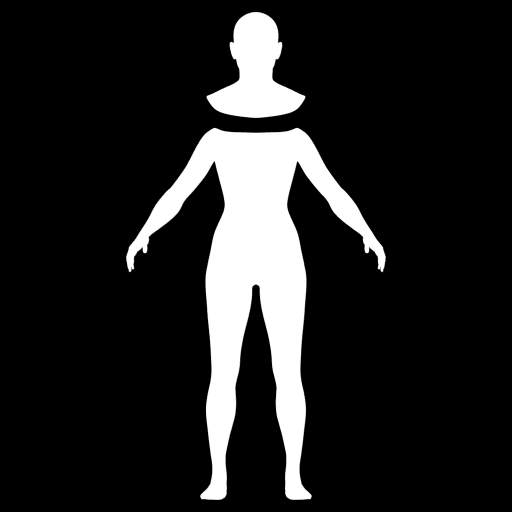
#> input picture mastersmith/metahuman/templates/template_back.png, 1024 x 1024 px (shown at 1/2 size); its folder holds only this picture in this run
$ python -i assembly.py   (imports and definitions only)
#> lines starting #> are read from the running program, lines starting #| are printed output that depends on the picture; after the words box and inside, x2 and y2 are one past the last pixel; in counts of white or black regions, pixels touching at a corner belong together
### mastersmith/config.py
"""Environment, paths and model routing. The one key, FAL_KEY, comes from <repo>/.env. Read by the ms tools
(mastersmith/ms.py) and the stage modules they use."""
import os
from pathlib import Path

ROOT = Path(__file__).resolve().parent.parent
SKILLS_DIR = ROOT / "mastersmith" / "skills"


def load_env(path=None):
    """KEY=VALUE lines into os.environ; variables already set win. Never prints values."""
    path = Path(path or ROOT / ".env")
    if not path.exists():
        return
    for line in path.read_text(encoding="utf-8").splitlines():
        line = line.strip()
        if not line or line.startswith("#") or "=" not in line:
            continue
        k, v = line.split("=", 1)
        os.environ.setdefault(k.strip(), v.strip().strip('"').strip("'"))


load_env()

# Jobs live under out/<Name>/ (MASTERSMITH_DATA moves that root).
DATA_DIR = Path(os.environ.get("MASTERSMITH_DATA") or ROOT).resolve()
OUT_DIR = DATA_DIR / "out"

BLENDER_BIN = os.environ.get("BLENDER_BIN", r"C:\Program Files\Blender Foundation\Blender 5.2\blender.exe")
# Every Blender run: headless, and never the scripts a .blend carries (-Y), whatever the user's "Auto Run Python
# Scripts" preference says - customers hand us .blend files. --factory-startup: none of the user's add-ons either (the
# BlenderMCP add-on loaded in every headless run and printed "cannot start server in background mode", which agents
# read as an error, 2026-09-29/30); the glTF and FBX add-ons are on in factory settings and the scripts pick CPU Cycles.
# --python-exit-code: a script that raises makes Blender exit 1, so `_blender` raises instead of the command reading the
# previous run's files as a result (segment_apply failed on a GLB named .fbx and the stale segments.json was printed as
# fresh, 2026-10-04)
BLENDER_FLAGS = ["-b", "--factory-startup", "-Y", "--python-exit-code", "1"]

# --- the few model calls the helpers still make (the three-quarter picture check, the old planner/review paths).
# Who answers them: a coding agent on this PC on the owner's own subscription, "claude-code" (`claude -p`) or "codex"
# (`codex exec`). $0 a call.
LLM_BACKEND = os.environ.get("MASTERSMITH_LLM", "claude-code").strip().lower()
CLAUDE_CODE_MODEL = os.environ.get("MASTERSMITH_CLAUDE_MODEL", "")          # forces one alias for every call
CLAUDE_CODE_DEFAULT = os.environ.get("MASTERSMITH_CLAUDE_DEFAULT", "sonnet")  # when a call names no model
CODEX_MODEL = os.environ.get("MASTERSMITH_CODEX_MODEL", "")                 # empty = Codex's own default
# No spending at all: every paid fal call is refused before it is made and pictures and meshes run on this PC
# (local/ ids).
NO_SPEND = os.environ.get("MASTERSMITH_NO_SPEND", "0") == "1"
# ...except pictures: with this on, the fal picture models (Nano Banana) still run under no-spend. They keep a design
# far better than the local FLUX.2 klein, and a build draws few (owner, 2026-09-27: "we should use nano banana").
PAID_PICTURES = os.environ.get("MASTERSMITH_PAID_PICTURES", "0") == "1"
# The assembled body's seed picture: "three_quarter" (drawn by the picture model from the approved side view, the
# mesher gets depth) or "side" (the approved side picture with the code parts erased: exact, but no depth). Empty =
# three_quarter when the picture model is not the local one.
BODY_SEED_VIEW = os.environ.get("MASTERSMITH_BODY_SEED_VIEW", "").strip().lower()
# Every part of an assembly from the mesher, none modelled in Blender code (owner, 2026-09-28: "I don't want to
# sculpt any parts with Blender, try fully sculpting with TRELLIS"). "0" brings the code parts back.
ALL_VENDOR = os.environ.get("MASTERSMITH_ALL_VENDOR", "1") == "1"
# the models for those calls, as Claude Code aliases (opus / sonnet / haiku; Codex ignores them). Empty = the default
# alias above. There is no director since 2026-09-28: the coding agent in the repo root is the director.
LLM_MODEL = os.environ.get("MASTERSMITH_LLM_MODEL", "")
VISION_MODEL = os.environ.get("MASTERSMITH_VISION_MODEL", "")
# the old planner / part-code paths (docs/ASSEMBLY.md)
BUILDER_MODEL = os.environ.get("MASTERSMITH_BUILDER_MODEL", "opus")
BUILDER_MODEL_SMALL = os.environ.get("MASTERSMITH_BUILDER_MODEL_SMALL", "sonnet")
# Assembly is opt-in until it beats one seed on the same object (owner, 2026-09-27): "1" makes it the hard-surface default
ASSEMBLY_DEFAULT = os.environ.get("MASTERSMITH_ASSEMBLY_DEFAULT", "0") == "1"
ASSEMBLY_MAX_PARTS = int(os.environ.get("MASTERSMITH_ASSEMBLY_MAX_PARTS", "24"))
ASSEMBLY_WORKERS = int(os.environ.get("MASTERSMITH_ASSEMBLY_WORKERS", "4"))
ASSEMBLY_CHECK_ROUNDS = int(os.environ.get("MASTERSMITH_ASSEMBLY_CHECK_ROUNDS", "2"))
# --- fal endpoints by role. One vendor per role; the 2026-09-16 bake-off picked these.
# --- pictures come from fal too (fal-ai/nano-banana-2 and friends; a fal id with reference pictures runs the /edit
# endpoint), so one account covers pictures and meshes. Ids and prices in pricing.IMAGE_PRICES.
CONCEPT_MODEL = os.environ.get("MASTERSMITH_CONCEPT_MODEL", "fal-ai/nano-banana-2")        # text -> clean product shot
CONCEPT_MODEL_PREMIUM = os.environ.get("MASTERSMITH_CONCEPT_PREMIUM", "fal-ai/nano-banana-pro")
# Hard-surface categories get a stronger picture model: the seed reproduces every 2D error as geometry, and
# the cheap model hallucinates extra fine parts on weapons and vehicles (issue #8). Set MASTERSMITH_CONCEPT_HARD to override.
CONCEPT_MODEL_HARD = os.environ.get("MASTERSMITH_CONCEPT_HARD", "fal-ai/nano-banana-pro")
IMAGE_RESOLUTION = os.environ.get("MASTERSMITH_IMAGE_RESOLUTION", "1K")
HARD_SURFACE_CATEGORIES = ("weapon", "vehicle", "aircraft", "helicopter")
# Alternative seed vendors for the hard-surface comparison of issue #6; MASTERSMITH_SEED_MODEL overrides the default.
SEED_MODEL_ALTERNATIVES = {"hitem3d": "fal-ai/hitem3d/image-to-3d", "meshy7": "fal-ai/meshy/v7/image-to-3d",
                           "hitem3d3": "hitem3d/hi3d/v3.0/image-to-3d"}   # issue #6: the 2048-voxel model, on fal since 2026-09
# Hi3D v3 multi-view (2026-09-25): the same 2048-voxel model fed named front / back / left / right pictures instead of one.
# Same price as its single-image sibling; every slot is optional, so our [primary, second view, mirror] set fits it.
SEED_HI3D_MULTIVIEW = "hitem3d/hi3d/v3.0/multi-view-to-3d"
# Tripo quad topology (+$0.05, answers FBX): on the Glock photo it kept the slide text legible and scored the best edge
# energy of four vendors (issue #6, 2026-09-17). Default for hard-surface categories; MASTERSMITH_SEED_QUAD=0/1 forces it.
_quad_env = os.environ.get("MASTERSMITH_SEED_QUAD", "")
SEED_QUAD = _quad_env == "1" if _quad_env in ("0", "1") else None   # None -> by category
EDIT_MODEL = os.environ.get("MASTERSMITH_EDIT_MODEL", "fal-ai/nano-banana-2")   # photo -> clean profile / other view (its /edit endpoint)
# 4x upscale of the plan pictures, framing unchanged: a trigger is ~100 px in a 1200 px reference (assemblies)
UPSCALE_MODEL = os.environ.get("MASTERSMITH_UPSCALE_MODEL", "fal-ai/esrgan")
SEED_MODEL = "tripo3d/h3.1/image-to-3d"         # full PBR, thin parts survive
SEED_MULTIVIEW_MODEL = "tripo3d/h3.1/multiview-to-3d"

# --- the free tier: models on this PC (mastersmith/local.py). Pick picture_model "local/flux2-klein-4b" and seed_vendor
# "local" for a build; the ids below route there and cost $0. The folder holds ComfyUI (FLUX.2 klein 4B) and trellis.cpp
# (TRELLIS.2 GGUF): see its README. ComfyUI is started on first use when it is not already running.
PREVIEW_PORT = int(os.environ.get("MASTERSMITH_PREVIEW_PORT", "8765"))     # the one local site (ms serve), 2026-09-29
LOCAL_MODELS_DIR = Path(os.environ.get("MASTERSMITH_LOCAL_MODELS_DIR", r"E:\local-models"))
LOCAL_COMFY_URL = os.environ.get("MASTERSMITH_LOCAL_COMFY_URL", "http://127.0.0.1:8188").rstrip("/")
LOCAL_PICTURE_MODEL = "local/flux2-klein-4b"
LOCAL_SEED_MODEL = "local/trellis2"
LOCAL_TRELLIS_RES = int(os.environ.get("MASTERSMITH_LOCAL_TRELLIS_RES", "1024"))       # 512 is ~2x faster and softer
LOCAL_TRELLIS_QUANT = os.environ.get("MASTERSMITH_LOCAL_TRELLIS_QUANT", "q8")           # q8 fits 12 GB; "" = f16, "q4"
# texture volume: "" lets trellis.cpp pick (512 at res 1024), "1024" is sharper (a stippled grip survives) and ~3x
# slower (485 s against 146 s on the pistol, 2026-09-27); the atlas then goes to 4096
LOCAL_TRELLIS_TEX_RES = os.environ.get("MASTERSMITH_LOCAL_TRELLIS_TEX_RES", "")

# --- spend. You run this against your own fal key; the estimates keep score in cents. Nothing is charged, held or
# refused here.
CREDIT_USD = 0.01                                # one credit is one cent


# [4 lines left out: function credits_for_usd, not called in this run]

### mastersmith/stages/assembly.py
"""Assembly builds (docs/ASSEMBLY.md): plan the parts, build each one right, assemble, check against the pictures.
Nothing here repairs a finished mesh: a part that is wrong is rebuilt, a part in the wrong place is moved."""
import json
import os
import re
import sys
from concurrent.futures import ThreadPoolExecutor

from PIL import Image

from .. import config, pricing
from ..fal import first_url, image_url
from ..llm import extract_json
from .finish import BLENDER_DIR, _blender
from .partorient import PART_CHECK, orient_part
from .plan import crop_to_object, draw_grid, make_plan, pick_views, to_metres

sys.path.insert(0, str(BLENDER_DIR))
import codecheck  # noqa: E402  (pure Python, shared with Blender)

CODE_PROMPT = """You are modelling ONE part of a game-ready {category} in Blender, in Python, with a hard-surface kit.
The whole object: {description}
This part: {name} - {what}
Its box is L={L_mm:.1f} mm long (x), W={W_mm:.1f} mm wide (y), H={H_mm:.1f} mm tall (z).

Picture 1: the part's box from the SIDE (forward to the RIGHT, up is up), cropped exactly to the box and centred on a
square, with a scale in millimetres from the part's centre: read positions off it (x across, z up).
Picture 2: the same from the FRONT (the part's left on the right of the picture): y across, z up, millimetres.
Picture 3: the part in context with its neighbours, its box in blue.
Model what is inside the box at the level of detail the reference shows: the outline, the proportions and every
visible hole, slot, groove, recess, raised panel, step, facet and chamfer. A plain slab where the reference has
recesses and facets is wrong. Large parts carry most of the object's look: build them in layers (the main outline,
then raised panels and bosses, then recesses and cuts, then small features). Crisp hard-surface geometry, nothing
melted or blobby. A cutter must be one closed solid: for a rounded slot, kit.union a box and two end cylinders into
one cutter first.
Pick the kit call by the shape, not boxes for everything: a round part is kit.revolve (one outline gives every step,
groove and chamfer), a section that changes along the length is kit.loft, a moulded or rounded body is a bevel=0 cage
with kit.smooth or kit.fillet, a curved part is kit.bend, a rod or loop is kit.sweep.

Before the code, write a numbered list of every feature you can see in pictures 1 and 2: the outline, each opening,
recess, rib, groove, step, raised panel, screw or pin head, seam and chamfer, each with its position and size in mm
read off the scale. Then model every item on the list.

The kit:
{kit}

Write exactly one function and nothing else:
def build(kit, L, W, H):
    ...
    return [pieces]
Use only kit.*, math.* and the numbers L, W, H (metres). No imports. Answer with the code in one ```python block."""

REFINE_PROMPT = """The picture compares what your code built for {name} ({what}) with the reference. Top row: the SIDE,
bottom row: the FRONT. In each row the LEFT is the reference cropped to the part's box and the RIGHT is your build
rendered orthographically in the same box, same scale, same framing - so they should line up. In the FRONT
reference, parts in front of this one (a barrel, a muzzle device) can hide it; judge what is visible.
Be critical. First list, numbered, every feature the REFERENCE shows (the outline, each opening, recess, rib,
groove, step, raised panel, screw or pin head, seam, chamfer, rounded edge) and after each write FOUND or MISSING for
your build, and whether its position and size match. Then compare the outlines: where does yours stick out or fall
short, in mm?
Then the last line: VERDICT: OK only if nothing is MISSING and the outline matches within a few percent of the box.
A missing feature, a wrong outline, a part that does not fill its box like the reference does, or a plain slab where
the reference has recesses and facets is VERDICT: FIX - then give the corrected complete function, with every
MISSING feature added, in one ```python block after the verdict. Your previous code:
```python
{code}
```"""

CHECK_PROMPT = """You are checking an assembled game asset against its reference. Pictures 1 and 2: the reference side
and front views. Pictures 3 and 4: the assembly, same framing, same grid. Blue rectangles are the planned part boxes
(percent of the pictures), labelled by name.
The parts: {parts}
Find parts that are in the wrong place or the wrong size by more than 2% of the picture, parts whose shape is
clearly wrong, and GAPS: parts that should touch (a guard and the frame, a grip and the receiver) with background
showing between them - move the part so its box overlaps the neighbour's. Answer JSON only:
{{"ok": true/false, "moves": [{{"name": "...", "side_box": [x_left, x_right, z_top, z_bottom], "front_span": [y_left, y_right]}}],
  "rebuild": [{{"name": "...", "why": "what is wrong with its shape"}}], "notes": "..."}}
Coordinates in percent of the REFERENCE pictures, like the plan. Empty lists when nothing needs changing.
The LAST picture shows the assembly from ABOVE (the forward end at the top of the picture). Parts that sit on the
object's centreline (a barrel, a muzzle device, a rail, sights) must line up with the body along one straight line; a
part off to one side, or a body that runs at a slant to them, is wrong: move the part's front_span, or rebuild the
body when it is the slanted one.
Use common sense about how the object works, not only the pictures: a firearm's chamber, barrel, the bore through its
handguard and its muzzle device lie on ONE straight axis - a bullet has to pass straight through. A barrel that sits
off that axis, points at a slant or misses the handguard's opening is wrong even where the picture is unclear."""


# [134 lines left out: functions _code_from, _crop_part, _box_square, _backdrop, fit_score, _mm_scale and 1 more, not called in this run]


SIDES = {(0, 0): "rear (-x)", (0, 1): "front (+x)", (1, 0): "right (-y)", (1, 1): "left (+y)", (2, 0): "bottom (-z)",
         (2, 1): "top (+z)"}


# [41 lines left out: functions contacts, inside, not called in this run]


def _size(part):
    return [round(part["box_max"][i] - part["box_min"][i], 5) for i in range(3)]


# [141 lines left out: functions build_code_part, _images, _run_part, _mostly_inside, not called in this run]


def is_body(part, plan):
    """The vendor body: a vendor part spanning at least half the object's length."""
    return part.get("method") == "vendor" and (part["side_box"][1] - part["side_box"][0]) >= 50


# [111 lines left out: functions erased_body_picture, build_vendor_part, not called in this run]


THREE_QUARTER_PROMPT = """Picture 1 is a side view of an object. Draw EXACTLY the same object - identical design, shape,
proportions, colours, materials and every detail - seen from a three-quarter view: the camera about 35 degrees round
from that side towards the object's front end and about 20 degrees above it, so its side, its front end and its top
all show. Shot with a long telephoto lens from far away: almost no perspective, the near and far ends drawn at the
same scale, straight lines stay straight. The whole object in frame, isolated on a plain pure white background, even
studio light, sharp product photograph, no shadows on the ground.%s"""


# [37 lines left out: function _three_quarter, not called in this run]


QUARTER_CHECK = """Picture 1 is the approved side view of an object: {what}. Picture 2 should be the SAME object from a
three-quarter view. Is it the same design (same shape, proportions, parts, colours), whole, on a plain background,
and does it show the side, the front end and the top? Answer JSON only:
{{"ok": true/false, "score": 0-10, "fixes": "what to change, if anything"}}"""


# [26 lines left out: function _register, not called in this run]


def detail_map(src, dst, blur_frac=0.006):
    """The picture's fine surface detail (panel lines, ribs, knurling, screws, wear) as a grey map centred on 0.5: its
    luminance minus a blurred copy, inside the object only (the silhouette's own edge would print a halo on the part
    behind it). The assembler projects it onto code parts, so their surface carries the reference's detail."""
#> called with src = '../metahuman/templates/template_back.png', dst = 'out.png', blur_frac = 0.006
    import numpy as np
    from PIL import ImageFilter
    im = Image.open(src).convert("RGB")
#> im is the input picture: PIL image 1024x1024 RGB; min 0, max 255, mean 34.6
    a = np.asarray(im).astype(np.float32) / 255.0
    border = np.concatenate([a[:4].reshape(-1, 3), a[-4:].reshape(-1, 3), a[:, :4].reshape(-1, 3), a[:, -4:].reshape(-1, 3)])
    back = np.median(border, axis=0)
#> back = [0, 0, 0]
    fg = Image.fromarray(((np.abs(a - back).max(axis=2) > 0.08) * 255).astype(np.uint8))
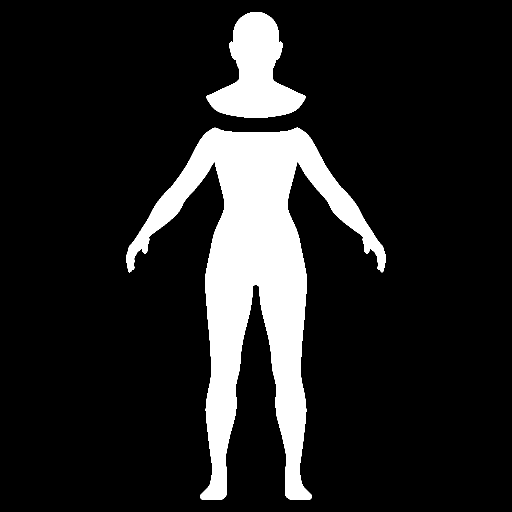
#> fg: PIL image 1024x1024 L (shown at 1/2 size); 13.8% white; 2 white regions, box (x1, y1, x2, y2) and area: (252, 255, 772, 1000) 122202, (413, 24, 611, 236) 22176
    grow = max(3, int(max(im.size) * 0.006) | 1)
#> grow = 7
    inside = np.asarray(fg.filter(ImageFilter.MinFilter(grow))).astype(np.float32) / 255.0
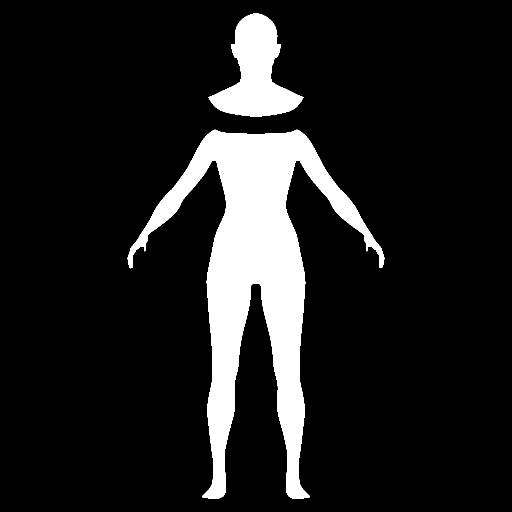
#> inside: shape (1024, 1024) float32 (shown at 1/2 size); values 0 (black) and 1 (white), 12.2% white; 2 white regions, box (x1, y1, x2, y2) and area: (255, 259, 769, 997) 108298, (417, 27, 607, 233) 19487
    grey = im.convert("L")
    radius = max(2.0, max(im.size) * blur_frac)
#> radius = 6.14
    hp = (np.asarray(grey).astype(np.float32) - np.asarray(grey.filter(ImageFilter.GaussianBlur(radius))).astype(np.float32)) / 255.0
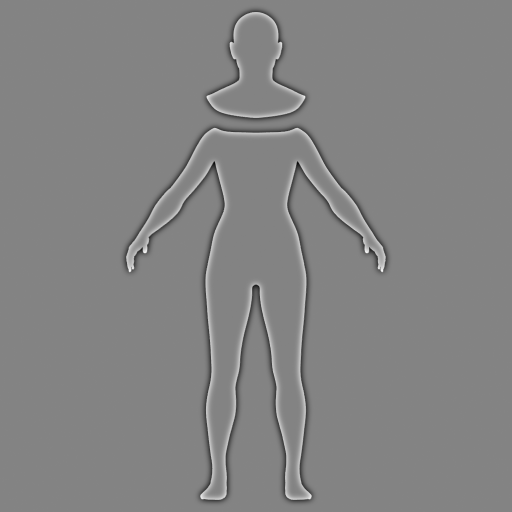
#> hp: shape (1024, 1024) float32 (shown at 1/2 size); min -0.792, max 0.745, mean 0.000211; drawn with min black and max white
    out = 0.5 + np.clip(hp * inside, -0.2, 0.2) * 1.5
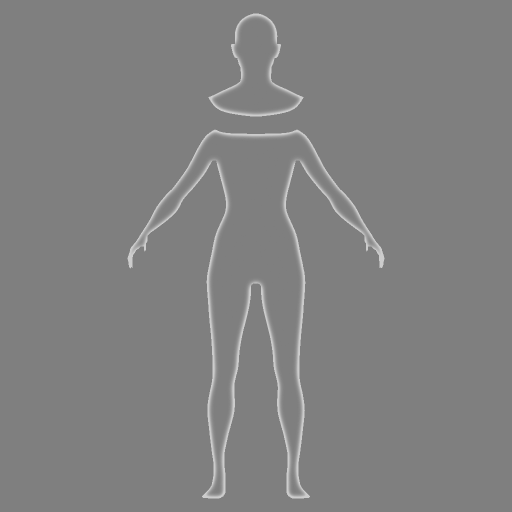
#> out: shape (1024, 1024) float32 (shown at 1/2 size); min 0.294, max 0.8, mean 0.507
    Image.fromarray((out * 255).clip(0, 255).astype(np.uint8), "L").save(dst)
    return dst


# [232 lines left out: functions _sharpen, _detail, _assemble, _check, keep_part_pictures, seed_images and 1 more, not called in this run]

>>> result = detail_map('../metahuman/templates/template_back.png', 'out.png')

$ run again, on mastersmith/metahuman/templates/template_side.png
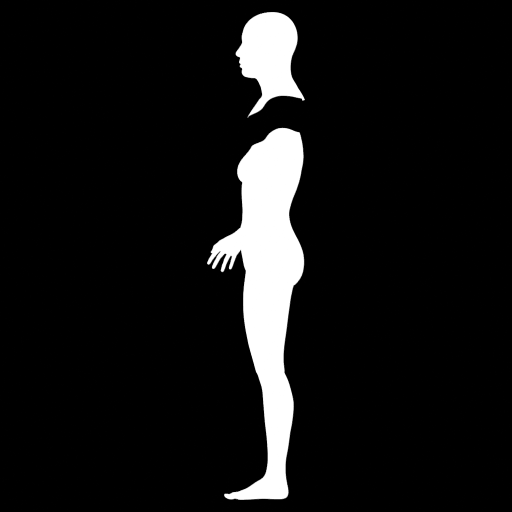
#> input picture mastersmith/metahuman/templates/template_side.png, 1024 x 1024 px (shown at 1/2 size)
#> in detail_map, im is the input picture: PIL image 1024x1024 RGB; min 0, max 255, mean 19.9
#> back = [0, 0, 0]
#> in detail_map, `fg = Image.fromarray(((np.abs(a - back).max(axis=2) > 0.08) * 255).ast..`:
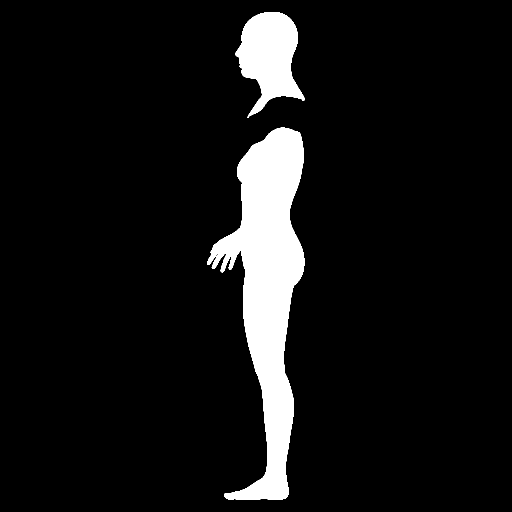
#> fg: PIL image 1024x1024 L (shown at 1/2 size); 7.9% white; 2 white regions, box (x1, y1, x2, y2) and area: (414, 255, 609, 1000) 66086, (471, 24, 610, 236) 16990
#> inside: shape (1024, 1024) float32; values 0 (black) and 1 (white), 7% white; 12 white regions (10 under 20 px), largest, box (x1, y1, x2, y2) and area: (425, 258, 606, 997) 58573, (475, 27, 603, 225) 14634
#> in detail_map, `out = 0.5 + np.clip(hp * inside, -0.2, 0.2) * 1.5`:
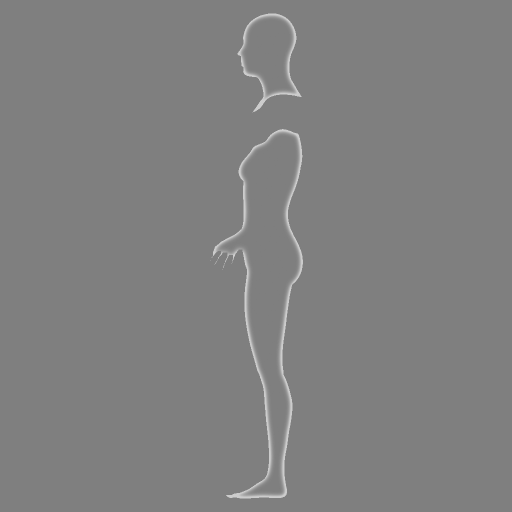
#> out: shape (1024, 1024) float32 (shown at 1/2 size); min 0.494, max 0.8, mean 0.504
